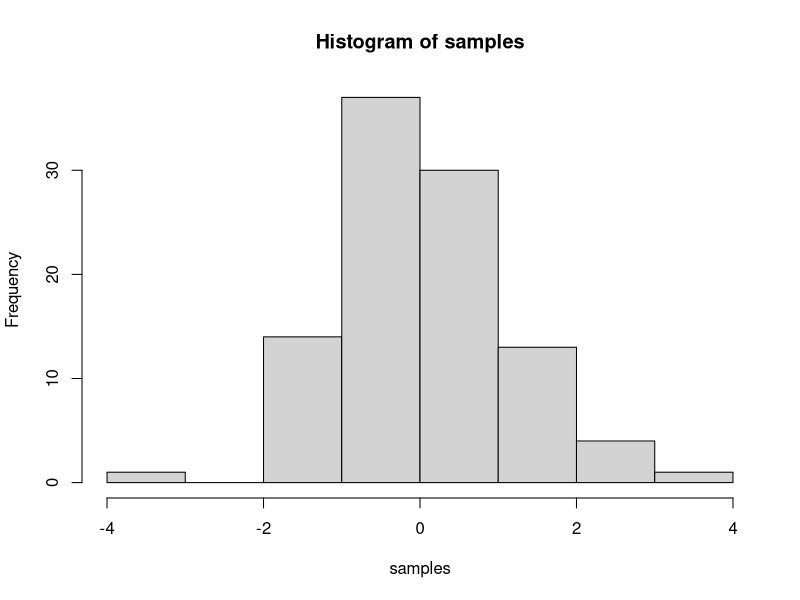

The R script that drew this image:
## ---- chunk 1
knitr::opts_chunk$set(message=FALSE,warning=FALSE, cache=TRUE)
## ---- chunk 2
samples <- rnorm(100, mean=0, sd=1)
hist(samples)
## ---- chunk 3
1+2
2*5
5/3
(1+6+4)/5

## ---- chunk 4
a<-1
b<-2
a+b

d<-c(1,2,3)
e<-c(5,6,7)
d+e
d*e
d/e

## ---- chunk 5
# for loop solution
# i becomes the number 1 to 100 at each step of the loop


a <- length(100) # make empty variable, set length to 100
for (i in 1:100){
  a[i] <-i #assigns the number in i, to the ith index of a
}

print(a)

# for loop solution #2

a<-c() #create empty variable using combine command
for (i in 1:100){
  a<-c(a,i) # keeps combining a with itself and the new number in i
}
print(a)

# seq solution
a <- seq(1,100,1) # look up help for seq using ?seq() in console
print(a)

## ---- chunk 6
# Solution #1
sum(1:100)

# Solution #2
listOfNumbers = c(1:100)
total = 0
for(index in 1:length(listOfNumbers)) {
  total = total + listOfNumbers[index] }
print(total)

## ---- chunk 7
# Solution #1

sumFunction = function(firstInteger, secondInteger) {
  
  # this function finds the sum of all the integers between two integers but not including the bounded integers
  
  # first identifies the larger integer and smaller integer
  biggerInteger = max(firstInteger, secondInteger)
  smallerInteger = min(firstInteger, secondInteger)
  result = 0
  
  # adds to the result variable given the condition that the two integers are at least one integer apart
  while((biggerInteger - smallerInteger) > 1 ) {
    smallerInteger = smallerInteger + 1
    result = result + smallerInteger }
  
  return(result)
}

sumFunction(1,100)
## ---- chunk 8
listOfOddNumbers = c()
firstBound = 1
secondBound = 100

while(firstBound < secondBound) {
  # if the number is not divisible by two, it is added to the list of odd numbers
  if(firstBound %% 2 != 0) {
    listOfOddNumbers = append(listOfOddNumbers, firstBound) }
  firstBound = firstBound + 1 }

print(listOfOddNumbers)

## ---- chunk 9
# The goal is to identify the composite numbers first
listOfNumbers = c(1:1000)
compositeIndex = c()

for(n in 1:length(listOfNumbers)) {
  for(d in 1:length(listOfNumbers)) {
    # the if statement determines if a number in the list is composite
    if((listOfNumbers[n]/listOfNumbers[d] > 1 && listOfNumbers[n] %% listOfNumbers[d] == 0 && listOfNumbers[d] != 1) || listOfNumbers[n] == 1) {
      compositeIndex = append(compositeIndex, n) }
  } }

compositeIndex = unique(compositeIndex)
# eliminates the composite numbers from the list
listOfNumbers = listOfNumbers[-compositeIndex]
print(listOfNumbers)
## ---- chunk 10
# generates 100 random numbers between 0 and 100
round(runif(100) * 100)
## ---- chunk 11
# generates 100 random numbers between 1 and 10
round(runif(100, 1, 10))
## ---- chunk 12

